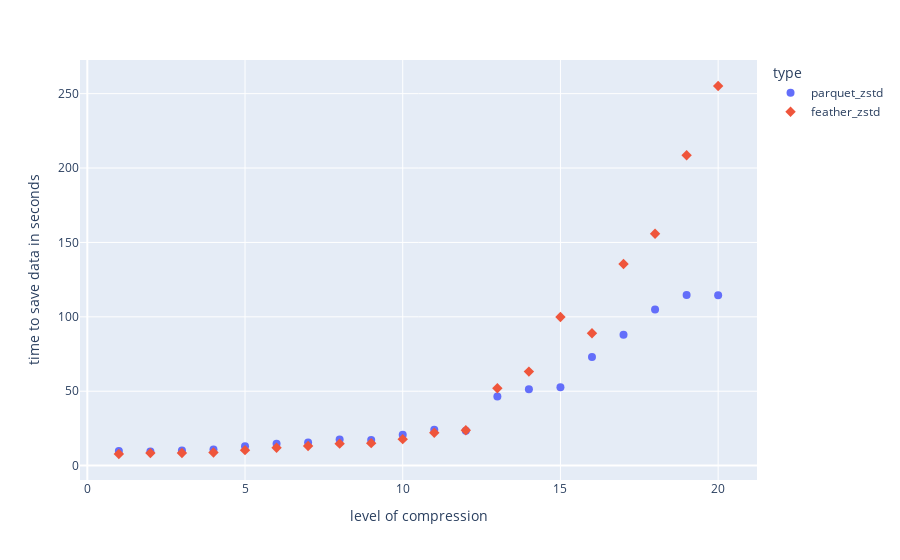

Notebook code cell kept with this figure:
### Code cell
fig = px.scatter(feather_df, x="compression_level", y="save_time", color='type', hover_data=['comp_ratio', "read_time"],
                 symbol="type",
                 labels={"save_time": "time to save data in seconds",
                     "compression_level": "level of compression"})
fig.update_traces(marker_size=8)
fig.show()
fig.write_image("./plots_date/pandas_ff_scatter_save_time_feather.svg")

### Figure 1 — Plotly figure (JSON) as saved in the notebook; plotly's stock layout.template omitted (floating-point values rounded to 4 significant figures)
{"data": [{"customdata": [[5.757, 1.11], [5.962, 1.13], [6.119, 1.13], [6.189, 1.13], [6.329, 1.14], [6.415, 1.13], [6.468, 1.11], [6.505, 1.09], [6.513, 1.09], [6.536, 1.1], [6.548, 1.18], [6.548, 1.1], [6.629, 1.11], [6.639, 1.1], [6.64, 1.1], [6.726, 1.11], [7.079, 1.1], [7.063, 1.1], [7.068, 1.12], [7.068, 1.1]], "hovertemplate": "type=parquet_zstd<br>level of compression=%{x}<br>time to save data in seconds=%{y}<br>comp_ratio=%{customdata[0]}<br>read_time=%{customdata[1]}<extra></extra>", "legendgroup": "parquet_zstd", "marker": {"color": "#636efa", "size": 8, "symbol": "circle"}, "mode": "markers", "name": "parquet_zstd", "orientation": "v", "showlegend": true, "type": "scatter", "x": [1, 2, 3, 4, 5, 6, 7, 8, 9, 10, 11, 12, 13, 14, 15, 16, 17, 18, 19, 20], "xaxis": "x", "y": [9.79, 9.5, 10.22, 10.76, 13, 14.69, 15.58, 17.48, 17.27, 20.76, 24.07, 23.44, 46.47, 51.25, 52.7, 72.95, 88.04, 105.0, 114.6, 114.4], "yaxis": "y"}, {"customdata": [[5.984, 0.87], [6.203, 0.95], [6.402, 0.96], [6.477, 0.95], [6.638, 0.97], [6.745, 0.93], [6.812, 0.91], [6.857, 0.89], [6.926, 0.89], [6.983, 0.87], [7.016, 0.86], [7.025, 0.86], [7.142, 0.86], [7.174, 0.85], [7.219, 0.85], [7.312, 0.86], [7.812, 0.86], [7.841, 0.86], [7.89, 0.94], [8.102, 0.89]], "hovertemplate": "type=feather_zstd<br>level of compression=%{x}<br>time to save data in seconds=%{y}<br>comp_ratio=%{customdata[0]}<br>read_time=%{customdata[1]}<extra></extra>", "legendgroup": "feather_zstd", "marker": {"color": "#EF553B", "size": 8, "symbol": "diamond"}, "mode": "markers", "name": "feather_zstd", "orientation": "v", "showlegend": true, "type": "scatter", "x": [1, 2, 3, 4, 5, 6, 7, 8, 9, 10, 11, 12, 13, 14, 15, 16, 17, 18, 19, 20], "xaxis": "x", "y": [7.81, 8.43, 8.52, 8.81, 10.41, 12, 13.16, 14.77, 15.1, 17.79, 22.12, 23.73, 52.04, 63.19, 99.9, 88.95, 135.5, 155.9, 208.6, 255.1], "yaxis": "y"}], "layout": {"legend": {"title": {"text": "type"}, "tracegroupgap": 0}, "margin": {"t": 60}, "xaxis": {"anchor": "y", "domain": [0, 1], "title": {"text": "level of compression"}}, "yaxis": {"anchor": "x", "domain": [0, 1], "title": {"text": "time to save data in seconds"}}}}
